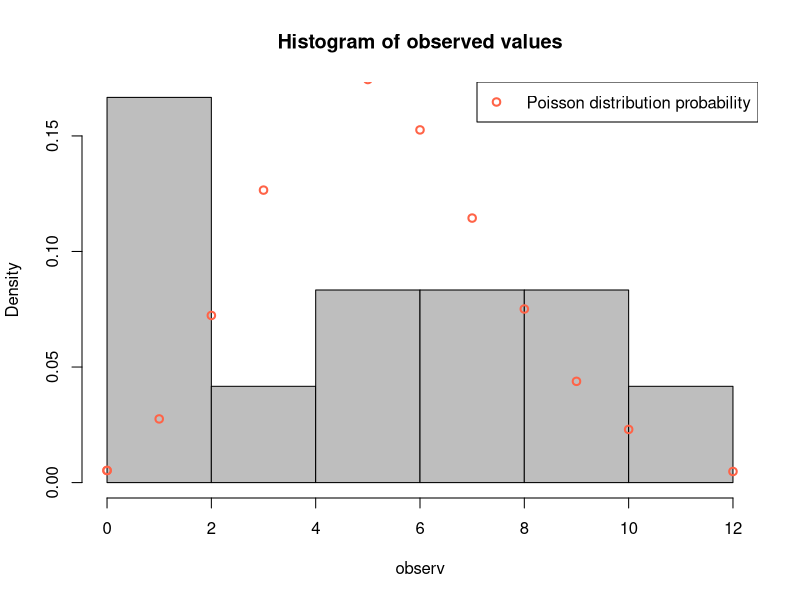
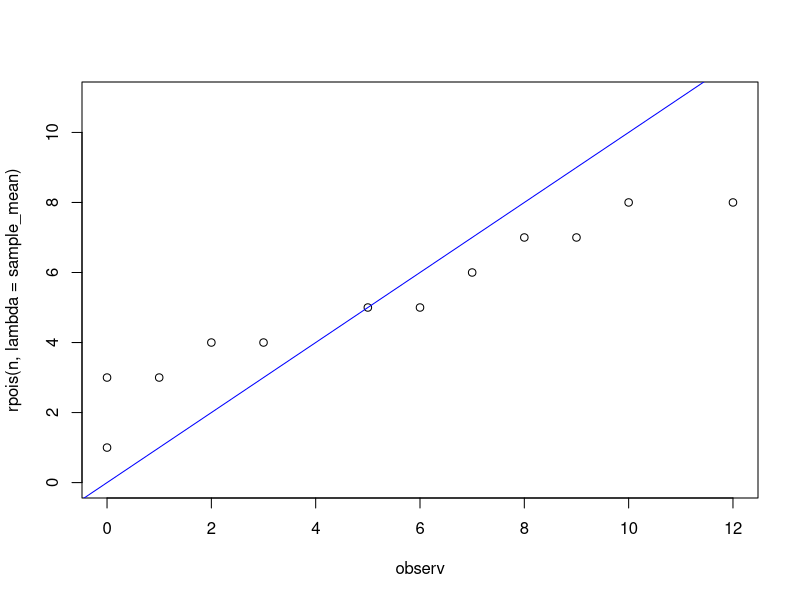

Reproduce these figures in R, in order.
## Pastabos. Užduotis atlikite naudodami:
## a) formules, panaudokite alternatyvius hipotezių tikrinimo metodus
##    (statistikos realizacija; p reikšmė; pasikliovimo intervalai);
## b) standartines R funkcijas.
##
## 3. Užduotis
##
## (Milton J. S., Arnold J. C. Probability and Statistics Engineering
## and Computing Sciences. Chapter 7, Exercice 3.)

observ <- c(8, 5, 0, 10, 0, 3, 1, 12, 2, 7, 9, 6)

## Ar galime teigti, kad vidutinis defektų skaičius viename
## kvadratiniame metre didesnis už 6 (reikšmingumo lygmuo 0.1)?

alpha <- 0.1
lambda_0 <- 6

## Analizuokime duomenų pasiskirstymą:
n <- length(observ)
(sample_variance <- var(observ))
## > [1] 16.56818
(sample_mean <- mean(observ))
## > [1] 5.25

hist(observ, freq = FALSE, col = "gray", main = "Histogram of observed values")
points(
    sort(observ),
    dpois(sort(observ), lambda = sample_mean),
    col = "tomato", lwd = 2,
    add = TRUE
)
legend(
    "topright",
    legend = c("Poisson distribution probability"),
    col = c("tomato"),
    lty = 0, pch = 1, lwd = 2
)

## Nėra akivaizdu, kad šie stebėjimai turi Puasono skirstinį, todėl
## turėsime palyginti teorines ir empirines tikimybes.
qqplot(observ, rpois(n, lambda = sample_mean), ylim = c(0, 11))
abline(a = 0, b = 1, col = "blue")

## Galutinai nėra aišku, tačiau esant nedidelei imčiai, suderinamumą
## nustatyti visiškai tiksliai negalime, todėl laikykime imtis yra iš
## Puasono skirstinio.

## Toliau, tikrinsime hipotezę:
##
## H_0: lambda <= lambda_0;
## H_1: lambda > lambda_0.
##
## Konstruosime pasikliovimo intervalą parametrui lambda:
## apatinis rėžis yra
(lambda_lo <- qchisq(1 - alpha, df = 2 * sum(observ), lower.tail = FALSE) / (2 * n))
## [1] 4.422173

## Hipotezę H_0 atmesime, jeigu lambda_0 yra mažesnė už apatinį
## pasikliovimo intervalo rėžį:
(lambda_0 < lambda_lo)
## > [1] FALSE

## => Nėra pagrindo atmesti H_0, todėl, statistiškai, teigti, kad
## defektų skaičius yra didesnis negu 6, negalime.
